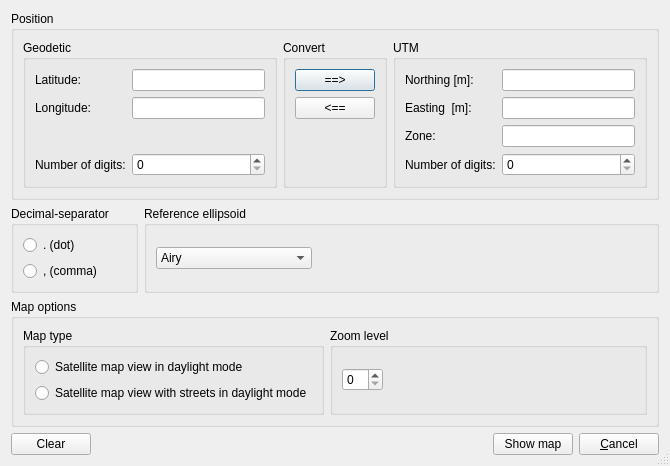
<?xml version="1.0" encoding="UTF-8"?>
<ui version="4.0">
 <class>UTMDialog</class>
 <widget class="QDialog" name="UTMDialog">
  <property name="geometry">
   <rect>
    <x>0</x>
    <y>0</y>
    <width>670</width>
    <height>461</height>
   </rect>
  </property>
  <property name="windowTitle">
   <string>Convert positions dialog</string>
  </property>
  <property name="sizeGripEnabled">
   <bool>true</bool>
  </property>
  <layout class="QGridLayout" name="gridLayout_10">
   <item row="0" column="0" colspan="2">
    <widget class="QGroupBox" name="groupBox">
     <property name="title">
      <string>Position</string>
     </property>
     <layout class="QGridLayout" name="gridLayout_9">
      <item row="0" column="1">
       <widget class="QGroupBox" name="groupBox_9">
        <property name="title">
         <string>Convert</string>
        </property>
        <layout class="QGridLayout" name="gridLayout_7">
         <item row="0" column="0">
          <widget class="QPushButton" name="LLtoUTM_pushButton">
           <property name="text">
            <string>==&gt;</string>
           </property>
          </widget>
         </item>
         <item row="1" column="0">
          <widget class="QPushButton" name="UTMtoLL_pushButton">
           <property name="text">
            <string>&lt;==</string>
           </property>
          </widget>
         </item>
         <item row="2" column="0">
          <spacer name="verticalSpacer_3">
           <property name="orientation">
            <enum>Qt::Vertical</enum>
           </property>
           <property name="sizeHint" stdset="0">
            <size>
             <width>72</width>
             <height>31</height>
            </size>
           </property>
          </spacer>
         </item>
        </layout>
       </widget>
      </item>
      <item row="0" column="2">
       <widget class="QGroupBox" name="groupBox_8">
        <property name="title">
         <string>UTM</string>
        </property>
        <layout class="QGridLayout" name="gridLayout_8">
         <item row="4" column="1">
          <widget class="QLineEdit" name="UTM_Northing_lineEdit">
           <property name="maximumSize">
            <size>
             <width>16777215</width>
             <height>16777215</height>
            </size>
           </property>
           <property name="readOnly">
            <bool>false</bool>
           </property>
          </widget>
         </item>
         <item row="4" column="0">
          <widget class="QLabel" name="label_7">
           <property name="text">
            <string>Northing [m]:</string>
           </property>
          </widget>
         </item>
         <item row="7" column="0">
          <widget class="QLabel" name="label_5">
           <property name="text">
            <string>Zone:</string>
           </property>
          </widget>
         </item>
         <item row="7" column="1">
          <widget class="QLineEdit" name="UTM_Zone_lineEdit"/>
         </item>
         <item row="5" column="0">
          <widget class="QLabel" name="label_6">
           <property name="text">
            <string>Easting  [m]:</string>
           </property>
          </widget>
         </item>
         <item row="5" column="1">
          <widget class="QLineEdit" name="UTM_Easting_lineEdit">
           <property name="maximumSize">
            <size>
             <width>16777215</width>
             <height>16777215</height>
            </size>
           </property>
           <property name="readOnly">
            <bool>false</bool>
           </property>
          </widget>
         </item>
         <item row="8" column="0">
          <widget class="QLabel" name="label_3">
           <property name="text">
            <string>Number of digits:</string>
           </property>
          </widget>
         </item>
         <item row="8" column="1">
          <widget class="QSpinBox" name="NumOfDigitsUTM_spinBox">
           <property name="maximum">
            <number>10</number>
           </property>
          </widget>
         </item>
        </layout>
       </widget>
      </item>
      <item row="0" column="0">
       <widget class="QGroupBox" name="groupBox_7">
        <property name="title">
         <string>Geodetic</string>
        </property>
        <layout class="QGridLayout" name="gridLayout">
         <item row="0" column="0">
          <widget class="QLabel" name="label_1">
           <property name="text">
            <string>Latitude:</string>
           </property>
          </widget>
         </item>
         <item row="0" column="1">
          <widget class="QLineEdit" name="Latitude_lineEdit">
           <property name="maximumSize">
            <size>
             <width>16777215</width>
             <height>16777215</height>
            </size>
           </property>
          </widget>
         </item>
         <item row="1" column="0">
          <widget class="QLabel" name="label_2">
           <property name="text">
            <string>Longitude:</string>
           </property>
          </widget>
         </item>
         <item row="1" column="1">
          <widget class="QLineEdit" name="Longitude_lineEdit">
           <property name="maximumSize">
            <size>
             <width>16777215</width>
             <height>16777215</height>
            </size>
           </property>
          </widget>
         </item>
         <item row="4" column="1">
          <widget class="QSpinBox" name="NumOfDigitsLL_spinBox">
           <property name="maximum">
            <number>10</number>
           </property>
          </widget>
         </item>
         <item row="4" column="0">
          <widget class="QLabel" name="label_4">
           <property name="text">
            <string>Number of digits:</string>
           </property>
          </widget>
         </item>
         <item row="2" column="1">
          <spacer name="verticalSpacer">
           <property name="orientation">
            <enum>Qt::Vertical</enum>
           </property>
           <property name="sizeHint" stdset="0">
            <size>
             <width>20</width>
             <height>40</height>
            </size>
           </property>
          </spacer>
         </item>
        </layout>
       </widget>
      </item>
     </layout>
    </widget>
   </item>
   <item row="1" column="0">
    <widget class="QGroupBox" name="groupBox_4">
     <property name="title">
      <string>Decimal-separator</string>
     </property>
     <layout class="QGridLayout" name="gridLayout_2">
      <item row="0" column="0">
       <widget class="QRadioButton" name="Dot_radioButton">
        <property name="text">
         <string>. (dot)</string>
        </property>
       </widget>
      </item>
      <item row="1" column="0">
       <widget class="QRadioButton" name="Comma_radioButton">
        <property name="text">
         <string>, (comma)</string>
        </property>
       </widget>
      </item>
     </layout>
    </widget>
   </item>
   <item row="1" column="1">
    <widget class="QGroupBox" name="groupBox_3">
     <property name="title">
      <string>Reference ellipsoid</string>
     </property>
     <layout class="QGridLayout" name="gridLayout_6">
      <item row="0" column="0">
       <widget class="QComboBox" name="ReferenceEllipsoid_comboBox">
        <item>
         <property name="text">
          <string>Airy</string>
         </property>
        </item>
        <item>
         <property name="text">
          <string>Airy, modified</string>
         </property>
        </item>
        <item>
         <property name="text">
          <string>Australian National</string>
         </property>
        </item>
        <item>
         <property name="text">
          <string>Bessel 1841</string>
         </property>
        </item>
        <item>
         <property name="text">
          <string>Bessel 1841 (Nambia)</string>
         </property>
        </item>
        <item>
         <property name="text">
          <string>Clarke 1866</string>
         </property>
        </item>
        <item>
         <property name="text">
          <string>Clarke 1880</string>
         </property>
        </item>
        <item>
         <property name="text">
          <string>Everest</string>
         </property>
        </item>
        <item>
         <property name="text">
          <string>Everest, modified</string>
         </property>
        </item>
        <item>
         <property name="text">
          <string>Fischer 1960 (Mercury)</string>
         </property>
        </item>
        <item>
         <property name="text">
          <string>Fischer 1960, modified</string>
         </property>
        </item>
        <item>
         <property name="text">
          <string>Fischer 1968</string>
         </property>
        </item>
        <item>
         <property name="text">
          <string>GRS-67</string>
         </property>
        </item>
        <item>
         <property name="text">
          <string>GRS-80</string>
         </property>
        </item>
        <item>
         <property name="text">
          <string>Helmert 1906</string>
         </property>
        </item>
        <item>
         <property name="text">
          <string>Hough</string>
         </property>
        </item>
        <item>
         <property name="text">
          <string>International</string>
         </property>
        </item>
        <item>
         <property name="text">
          <string>Krassovsky</string>
         </property>
        </item>
        <item>
         <property name="text">
          <string>South American 1969</string>
         </property>
        </item>
        <item>
         <property name="text">
          <string>WGS-60</string>
         </property>
        </item>
        <item>
         <property name="text">
          <string>WGS-66</string>
         </property>
        </item>
        <item>
         <property name="text">
          <string>WGS-72</string>
         </property>
        </item>
        <item>
         <property name="text">
          <string>WGS-84</string>
         </property>
        </item>
        <item>
         <property name="text">
          <string>ETRS-89</string>
         </property>
        </item>
       </widget>
      </item>
      <item row="0" column="1">
       <spacer name="horizontalSpacer_3">
        <property name="orientation">
         <enum>Qt::Horizontal</enum>
        </property>
        <property name="sizeHint" stdset="0">
         <size>
          <width>374</width>
          <height>20</height>
         </size>
        </property>
       </spacer>
      </item>
     </layout>
    </widget>
   </item>
   <item row="2" column="0" colspan="2">
    <widget class="QGroupBox" name="groupBox_2">
     <property name="title">
      <string>Map options</string>
     </property>
     <layout class="QGridLayout" name="gridLayout_4">
      <item row="0" column="0">
       <widget class="QGroupBox" name="groupBox_5">
        <property name="title">
         <string>Map type</string>
        </property>
        <layout class="QGridLayout" name="gridLayout_3">
         <item row="0" column="0">
          <widget class="QRadioButton" name="MapType_1_radioButton">
           <property name="text">
            <string>Satellite map view in daylight mode</string>
           </property>
          </widget>
         </item>
         <item row="1" column="0">
          <widget class="QRadioButton" name="MapType_3_radioButton">
           <property name="text">
            <string>Satellite map view with streets in daylight mode</string>
           </property>
          </widget>
         </item>
        </layout>
       </widget>
      </item>
      <item row="0" column="1">
       <widget class="QGroupBox" name="groupBox_6">
        <property name="title">
         <string>Zoom level</string>
        </property>
        <layout class="QGridLayout" name="gridLayout_5">
         <item row="0" column="0">
          <widget class="QSpinBox" name="ZoomLevel_spinBox"/>
         </item>
         <item row="0" column="1">
          <spacer name="horizontalSpacer">
           <property name="orientation">
            <enum>Qt::Horizontal</enum>
           </property>
           <property name="sizeHint" stdset="0">
            <size>
             <width>288</width>
             <height>20</height>
            </size>
           </property>
          </spacer>
         </item>
        </layout>
       </widget>
      </item>
     </layout>
    </widget>
   </item>
   <item row="3" column="0" colspan="2">
    <layout class="QHBoxLayout" name="horizontalLayout">
     <item>
      <widget class="QPushButton" name="ClearAll_pushButton">
       <property name="text">
        <string>Clear</string>
       </property>
       <property name="autoDefault">
        <bool>false</bool>
       </property>
      </widget>
     </item>
     <item>
      <spacer name="horizontalSpacer_2">
       <property name="orientation">
        <enum>Qt::Horizontal</enum>
       </property>
       <property name="sizeHint" stdset="0">
        <size>
         <width>40</width>
         <height>20</height>
        </size>
       </property>
      </spacer>
     </item>
     <item>
      <widget class="QPushButton" name="ShowMap_pushButton">
       <property name="text">
        <string>Show map</string>
       </property>
       <property name="autoDefault">
        <bool>false</bool>
       </property>
       <property name="default">
        <bool>false</bool>
       </property>
      </widget>
     </item>
     <item>
      <widget class="QPushButton" name="Cancel_pushButton">
       <property name="text">
        <string>&amp;Cancel</string>
       </property>
       <property name="autoDefault">
        <bool>false</bool>
       </property>
      </widget>
     </item>
    </layout>
   </item>
  </layout>
 </widget>
 <tabstops>
  <tabstop>Latitude_lineEdit</tabstop>
  <tabstop>Longitude_lineEdit</tabstop>
  <tabstop>NumOfDigitsLL_spinBox</tabstop>
  <tabstop>LLtoUTM_pushButton</tabstop>
  <tabstop>UTMtoLL_pushButton</tabstop>
  <tabstop>UTM_Northing_lineEdit</tabstop>
  <tabstop>UTM_Easting_lineEdit</tabstop>
  <tabstop>UTM_Zone_lineEdit</tabstop>
  <tabstop>NumOfDigitsUTM_spinBox</tabstop>
  <tabstop>Dot_radioButton</tabstop>
  <tabstop>Comma_radioButton</tabstop>
  <tabstop>MapType_1_radioButton</tabstop>
  <tabstop>MapType_3_radioButton</tabstop>
  <tabstop>ZoomLevel_spinBox</tabstop>
  <tabstop>ClearAll_pushButton</tabstop>
  <tabstop>ShowMap_pushButton</tabstop>
  <tabstop>Cancel_pushButton</tabstop>
 </tabstops>
 <resources/>
 <connections/>
</ui>
